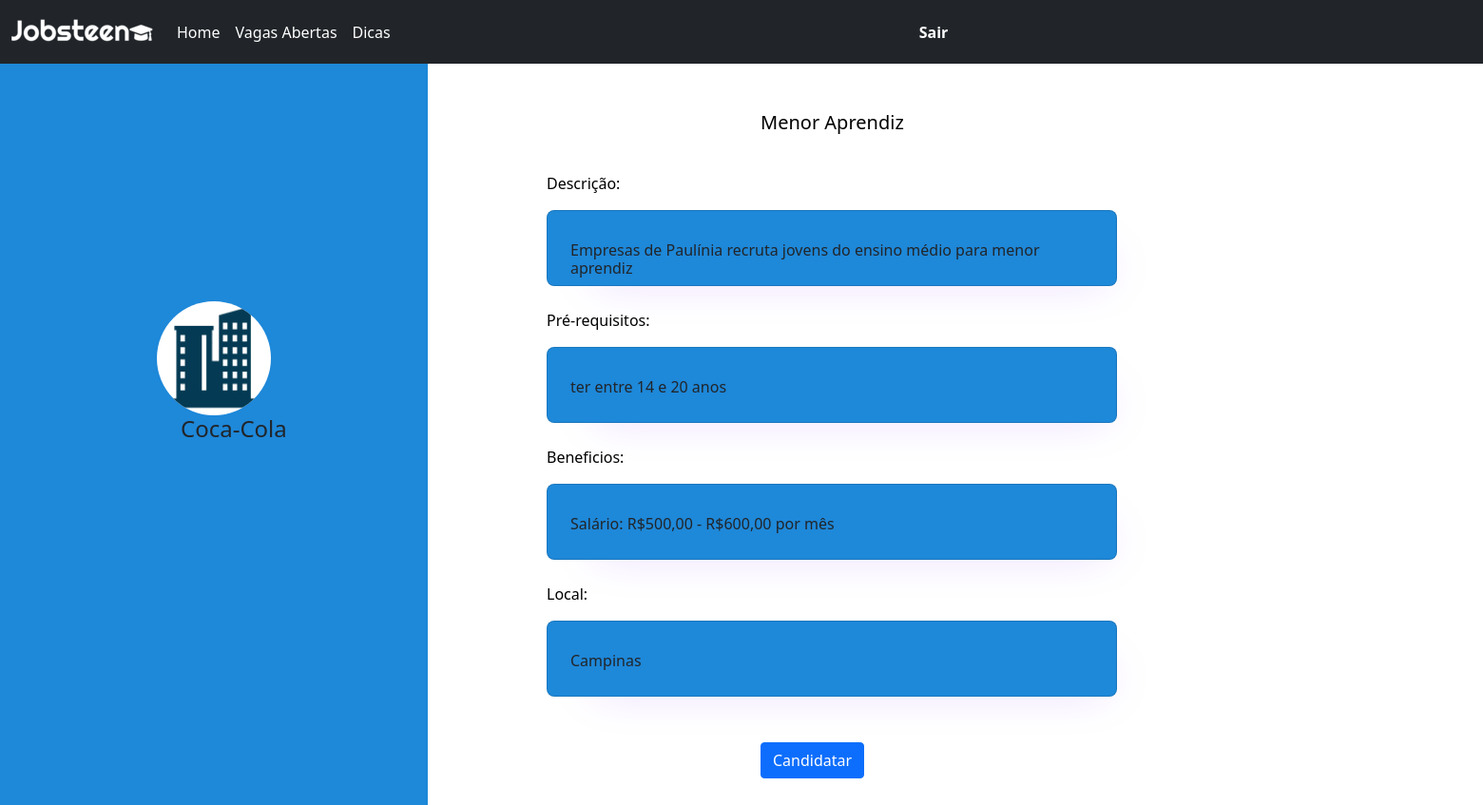
Screenshot of /view/32/ with the database file from the repository.
### empresa/models.py (models this page shows, shortened)
class Vagas(models.Model):
    titulo = models.CharField(max_length=30)
    descricao = models.CharField(max_length=150)
    mostrar = models.BooleanField(default=True)
    local = models.CharField(max_length=30, default='Campinas')
    requisitos = models.CharField(max_length=100)
    resposabilidades = models.CharField(max_length=100)
    beneficios = models.CharField(max_length=100)
    empresa = models.CharField(max_length=50, blank=True, default='Não preencher')

### jovem/views.py (the view)
# urls.py: path('view/<int:pk>/', view, name='view'),
def view(request, pk):
    info = {}
    info['if'] = Vagas.objects.get(pk=pk)
    return render(request, 'jovem/vagas_aberta.html', info)

### jovem/templates/jovem/vagas_aberta.html (shortened to what this page needs)
{% load static %}
<!DOCTYPE html>
<html lang="pt-br">
<head>
    <link rel="stylesheet" href="{% static 'css/vagasabertas.css'%}"/>
</head>
<body>
{% include 'menu_jovem.html' %}
<fieldset class="grupo">
    <div class="empresa">
        <abbr title="Descartar"><img class="circle" src="{% static 'images/iconeEmpresa.png' %}"></abbr>
        <h4>{{if.empresa}}</h4>
    </div>
</fieldset>
<fieldset class="grupo">
    <div class="descricao">
        <h5>{{if.titulo}}</h5>
        <p class="desc">Descrição:</p>
        <main class="cards">
            <section class="card contact">
                <h3>{{if.descricao}}</h3>
            </section>
        </main>
        <br>
        <p class="pre_requisitos">Pré-requisitos:</p>
        <main class="cards">
            <section class="card contact">
                <h3>{{if.requisitos}}</h3>
            </section>
        </main>
        <br>
        <p class="jor_hor">Beneficios:</p>
        <main class="cards">
            <section class="card contact">
                <h3>{{if.beneficios}}</h3>
            </section>
        </main>
        <br>
        <p class="salario">Local:</p>
        <main class="cards">
            <section class="card contact">
                <h3>{{if.local}}</h3>
            </section>
        </main>
        <br><br>
        <div class="icones">
            <a href="/candidato{{if.id}}/" class="btn btn-primary">Candidatar</a>
        </div>
    </div>
</fieldset>
</body>
</html>

### home/static/css/vagasabertas.css (style rules this page uses)
html, body { margin: 0; Box-sizing: border-box; font-family: 'Roboto', sans-serif; Justify-content: center; Padding: 0; }
.grupo:before, .grupo:after { display: table; }
.grupo:after { clear: both; }
fieldset.grupo { float: left; }
.descricao { background-color: white; margin-left: 50px; }
.icones { margin-left: 300px; }
h5 { color: black; padding-top: 50px; margin-left: 300px; }
.desc { margin-left: 75px; margin-top: 40px; color: black; }
.pre_requisitos { margin-left: 75px; color: black; }
.jor_hor { margin-left: 75px; color: black; }
.salario { margin-left: 75px; color: black; }
.empresa { width: 450px; height: 800px; background-color: #1E88D9; }
.circle { margin-top: 250px; margin-left: 165px; background-color: white; border-radius: 50%; width: 120px; height: 120px; overflow: hidden; position: relative; }
h4 { margin-left: 190px; }
main.cards { display: flex; padding: 0px; margin-left: 75px; }
main.cards section.card { display: flex; flex-direction: column; background: white; padding: 1rem 1.5rem; border-radius: 8px; width: 600px; height: 80px; margin-left: 40px; background-color:#1E88D9; }
main.cards section.card:first-child { margin-left: 0; }
main.cards section.card h3 { font-size: 100%; margin: 16px 0; }
main.cards section.card.contact { box-shadow: 20px 20px 50px -30px #DBC4FF; }

### rows the page displays
Vagas: empresa "Coca-Cola", titulo "Menor Aprendiz", descricao "Empresas de Paulínia recruta jovens do ensino médio para menor aprendiz", requisitos "ter entre 14 e 20 anos", beneficios "Salário: R$500,00 - R$600,00 por mês", local "Campinas"
